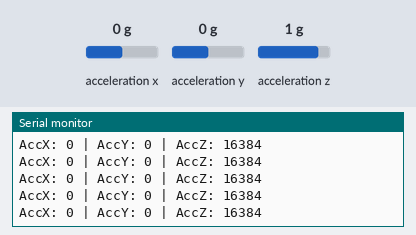
The sketch below on a simulated Arduino Uno, built with avr-gcc and run on an emulated ATmega328P. Parts: the last lines printed to the serial monitor. Wiring (inferred from the names in the program): MPU-6050 motion sensor at I2C address 0x68. The test bench sets the inputs (shaded band); at power-on: acceleration x 0 g, acceleration y 0 g, acceleration z 1 g.

Above: at 1.2 s.
1.3 s: acceleration x set to -1.4 g
At 1.59 s:
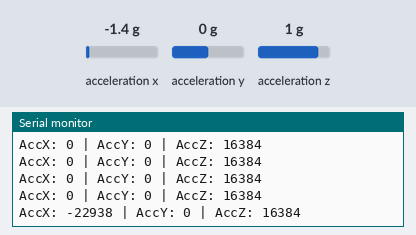
2.8 s: acceleration y set to -1.4 g
At 2.8 s:
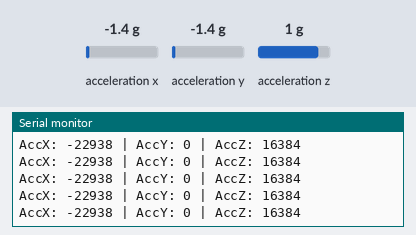
4.3 s: acceleration z set to -1.4 g
At 4.41 s:
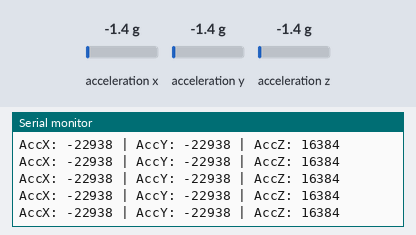

Measured:
- after the input at 1.3 s, the serial monitor: prints a new line after 0.13 s (image 1)

The sketch:

accelerometer_raw.ino
```cpp
#include <Wire.h>

#define MPU_ADDR 0x68  // Default I2C address of MPU6050

int16_t AccX, AccY, AccZ;

void setup() {
  Wire.begin();               // Start I2C communication
  Serial.begin(9600);         // Start Serial Monitor

  // ----- MPU6050 Initialization -----
  Wire.beginTransmission(MPU_ADDR);
  Wire.write(0x6B);           // PWR_MGMT_1 register
  Wire.write(0x00);           // Wake up MPU6050 (set sleep = 0)
  Wire.endTransmission(true);

  // Set accelerometer range to ±2g (most stable)
  Wire.beginTransmission(MPU_ADDR);
  Wire.write(0x1C);           // ACCEL_CONFIG register
  Wire.write(0x00);           // ±2g range
  Wire.endTransmission(true);

  // Set sample rate (optional)
  Wire.beginTransmission(MPU_ADDR);
  Wire.write(0x19);           // SMPLRT_DIV register
  Wire.write(0x07);           // Sample rate = 1kHz / (7+1) = 125Hz
  Wire.endTransmission(true);

  Serial.println("MPU6050 Initialized for Raw Accelerometer Readings");
}

void loop() {
  // Request accelerometer registers starting from 0x3B
  Wire.beginTransmission(MPU_ADDR);
  Wire.write(0x3B);
  Wire.endTransmission(false);
  Wire.requestFrom(MPU_ADDR, 6, true);

  // Read raw data (16-bit signed)
  AccX = (Wire.read() << 8) | Wire.read();
  AccY = (Wire.read() << 8) | Wire.read();
  AccZ = (Wire.read() << 8) | Wire.read();

  Serial.print("AccX: "); Serial.print(AccX);
  Serial.print(" | AccY: "); Serial.print(AccY);
  Serial.print(" | AccZ: "); Serial.println(AccZ);

  delay(200);
}
```
